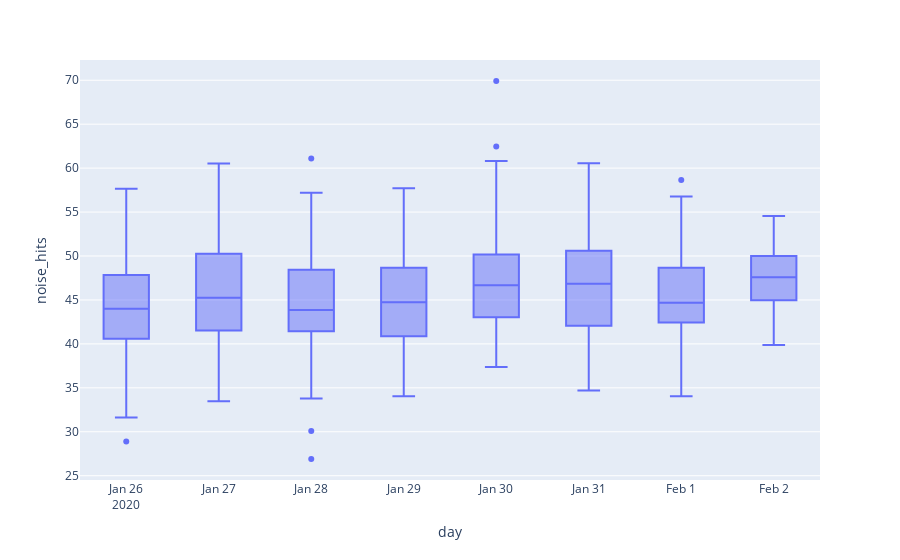

Here is the notebook cell this chart was saved with:
### Code cell
fig = px.box(df_sub, x="day", y="noise_hits")
fig.show()

### Figure 1 — Plotly figure (JSON) as saved in the notebook; plotly's stock layout.template omitted (floating-point values rounded to 4 significant figures; data arrays with more than 128 entries replaced by an {"elided": "..."} marker saying what was removed)
{"data": [{"alignmentgroup": "True", "hovertemplate": "<b>%{hovertext}</b><br><br>day=%{x}<br>noise_hits=%{y}<extra></extra>", "hovertext": {"elided": "946 int values"}, "legendgroup": "", "marker": {"color": "#636efa"}, "name": "", "notched": false, "offsetgroup": "", "orientation": "v", "showlegend": false, "type": "box", "x": {"elided": "946 str values"}, "x0": " ", "xaxis": "x", "y": {"elided": "946 float values"}, "y0": " ", "yaxis": "y"}], "layout": {"boxmode": "group", "legend": {"tracegroupgap": 0}, "margin": {"t": 60}, "xaxis": {"anchor": "y", "domain": [0, 1], "title": {"text": "day"}}, "yaxis": {"anchor": "x", "domain": [0, 1], "title": {"text": "noise_hits"}}}}
